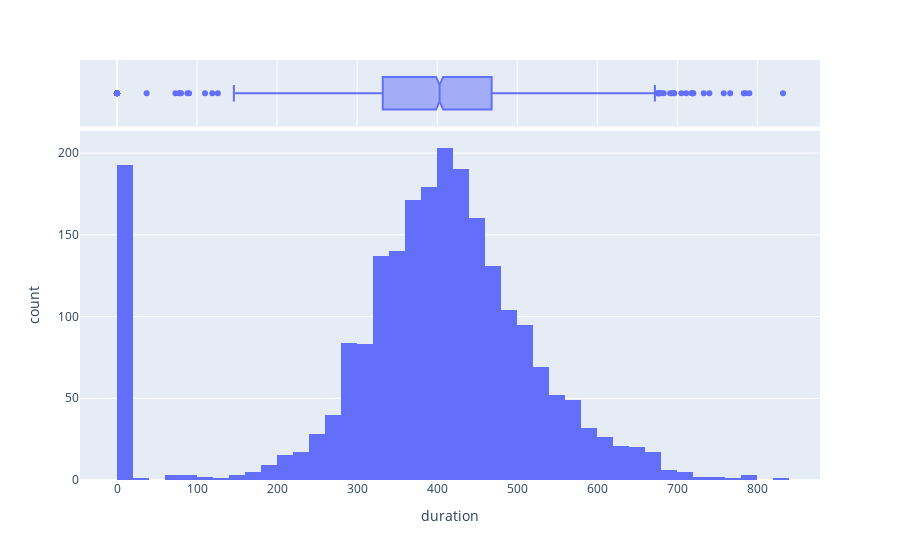

Notebook code cell kept with this figure:
### Code cell
fig = px.histogram(df, x="duration",
                   marginal="box")
fig.show()

### Figure 1 — Plotly figure (JSON) as saved in the notebook; plotly's stock layout.template omitted (floating-point values rounded to 4 significant figures; data arrays with more than 128 entries replaced by an {"elided": "..."} marker saying what was removed)
{"data": [{"alignmentgroup": "True", "bingroup": "x", "hovertemplate": "duration=%{x}<br>count=%{y}<extra></extra>", "legendgroup": "", "marker": {"color": "#636efa", "pattern": {"shape": ""}}, "name": "", "offsetgroup": "", "orientation": "v", "showlegend": false, "type": "histogram", "x": {"elided": "2303 int values"}, "xaxis": "x", "yaxis": "y"}, {"alignmentgroup": "True", "hovertemplate": "duration=%{x}<extra></extra>", "legendgroup": "", "marker": {"color": "#636efa"}, "name": "", "notched": true, "offsetgroup": "", "showlegend": false, "type": "box", "x": {"elided": "2303 int values"}, "xaxis": "x2", "yaxis": "y2"}], "layout": {"barmode": "relative", "legend": {"tracegroupgap": 0}, "margin": {"t": 60}, "xaxis": {"anchor": "y", "domain": [0, 1], "title": {"text": "duration"}}, "xaxis2": {"anchor": "y2", "domain": [0, 1], "matches": "x", "showgrid": true, "showticklabels": false}, "yaxis": {"anchor": "x", "domain": [0, 0.8316], "title": {"text": "count"}}, "yaxis2": {"anchor": "x2", "domain": [0.8416, 1], "matches": "y2", "showgrid": false, "showline": false, "showticklabels": false, "ticks": ""}}}
